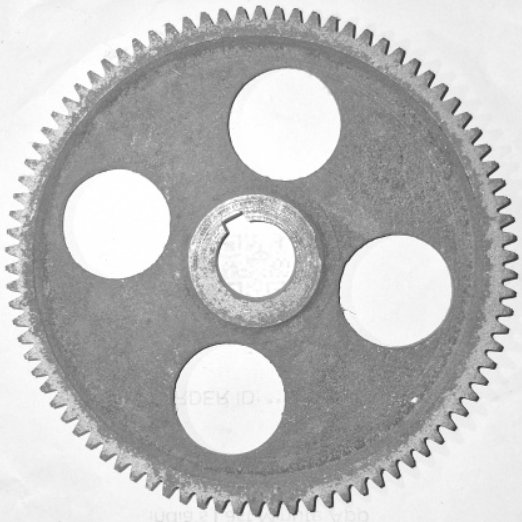
#> input picture backend/references/spur-86.jpg, 522 x 522 px
$ python match_reference_gear.py
#> lines starting #> are read from the running program, lines starting #| are printed output that depends on the picture; after the words box and inside, x2 and y2 are one past the last pixel; in counts of white or black regions, pixels touching at a corner belong together
"""Identify the measured gear by local features distributed across its face."""
import base64
import io
import json
import sys
from pathlib import Path

import cv2
import numpy as np
from PIL import Image

cv2.setNumThreads(1)


def matches(view, detector, points, descriptors):
    with Image.open(io.BytesIO(base64.b64decode(view))) as photo:
        if photo.width * photo.height > 32_000_000:
            return False
        photo.thumbnail((1100, 1100))
        gray = np.asarray(photo.convert("L"))
    keys, target = detector.detectAndCompute(gray, None)
    if target is None or len(keys) < 20:
        return False
    pairs = cv2.BFMatcher().knnMatch(descriptors, target, k=2)
    good = [a for a, b in pairs if a.distance < 0.75 * b.distance]
    if len(good) < 20:
        return False
    src = np.float32([points[m.queryIdx].pt for m in good])
    dst = np.float32([keys[m.trainIdx].pt for m in good])
    transform, inliers = cv2.estimateAffinePartial2D(src, dst, ransacReprojThreshold=4)
    if transform is None:
        return False
    mask = inliers.ravel().astype(bool)
    # Repeated teeth or a small patch of rust alone cannot establish identity.
    return (mask.sum() >= 20 and mask.mean() >= 0.42
            and cv2.contourArea(cv2.convexHull(src[mask])) > 0.23 * 522**2)


def main():
    reference = cv2.imread(str(Path(__file__).resolve().parents[1] /
                               "backend/references/spur-86.jpg"), cv2.IMREAD_GRAYSCALE)
#> reference is the input picture: shape (522, 522); min 45, max 255, mean 188.6
    mask = np.zeros_like(reference)
    cv2.circle(mask, (261, 261), 250, 255, -1)
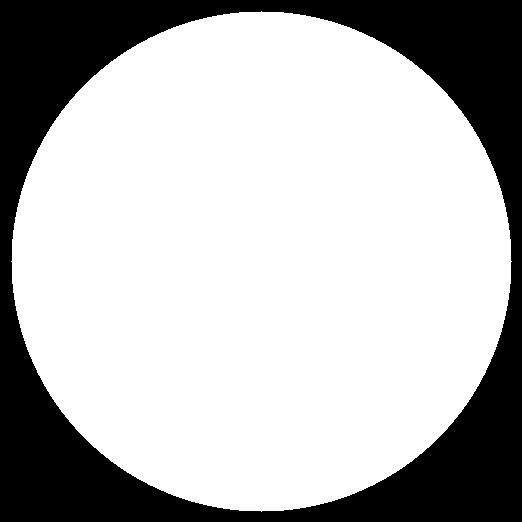
#> mask: shape (522, 522); 72% white; 1 black region, box (x1, y1, x2, y2) and area: (0, 0, 522, 522) 76163
    detector = cv2.SIFT_create(nfeatures=1800)
    points, descriptors = detector.detectAndCompute(reference, mask)
#> points = 991 keypoints; strongest (x, y, size): (396, 290, 65.7), (227, 234, 3), (231, 399, 64.7), (286, 124, 65.1)
#> (the run stopped early here; a loop or call above may not have finished)
